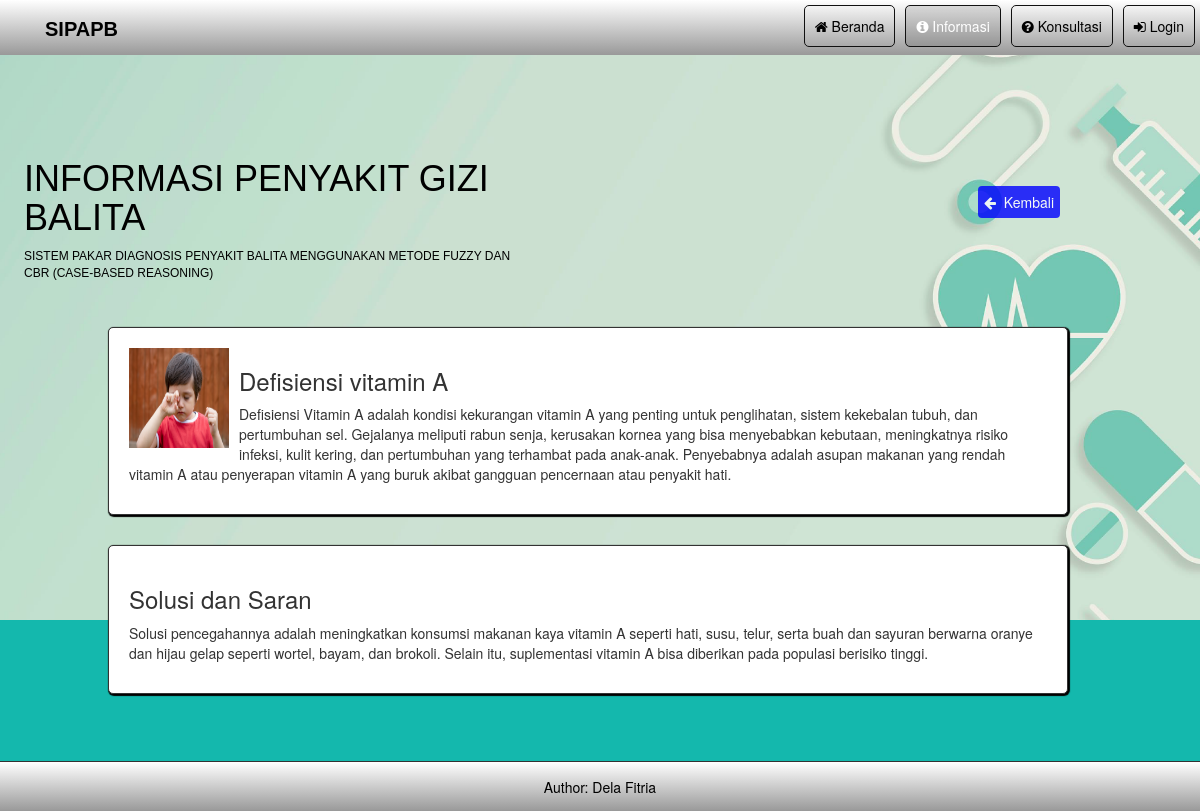
Page /informasipenyakit.php?id=1 on the committed database.
### tables this page shows
CREATE TABLE `penyakit` (
  `id_penyakit` int(11) NOT NULL,
  `gambar` varchar(100) NOT NULL,
  `nm_penyakit` varchar(50) NOT NULL,
  `keterangan` text DEFAULT NULL,
  `solusi` text DEFAULT NULL
);

### informasipenyakit.php (the view, shortened to what this page needs)
<html>
    <head>
        <link rel="stylesheet" href="css/style.css" />
        <link rel="stylesheet" href="https://cdnjs.cloudflare.com/ajax/libs/font-awesome/4.7.0/css/font-awesome.min.css" type='text/css'>
        <link rel="stylesheet" href="https://maxcdn.bootstrapcdn.com/bootstrap/3.3.7/css/bootstrap.min.css">
    </head>
    <body style="background-color: rgb(20,184,173);">
        <ul>
            <li><a href="login.php"> <i class="fa fa-sign-in" aria-hidden="true"></i> Login</a></li>
            <li><a href="konsultasi.php"> <i class="fa fa-question-circle" aria-hidden="true"></i> Konsultasi</a></li>
            <li><a  class="active" href="informasi.php"> <i class="fa fa-info-circle" aria-hidden="true"></i> Informasi</a></li>
            <li><a href="index.php"><i class="fa fa-home"></i> Beranda</a></li>
            <li style="float:left; border:none; "><b href="index.php" style="color:black;">SIPAPB</b></li>
        </ul>
        <a style="text-decoration:none" class="button-kembali" href="informasi.php"><i class="fa fa-arrow-left" aria-hidden="true"></i> &nbsp;Kembali</a>
        <div class="box-welcome">
            <h1>INFORMASI PENYAKIT GIZI BALITA</h1>
            <p style="font-size: 12px;">SISTEM PAKAR DIAGNOSIS PENYAKIT BALITA MENGGUNAKAN METODE FUZZY DAN CBR (CASE-BASED REASONING)</p>
        </div>
        <?php
        include "koneksi.php";
        $id = $_GET['id'];
        $sql = mysqli_query($conn, "select * from penyakit where id_penyakit = $id ");
        while($data = mysqli_fetch_array($sql)){
        echo"<div class='box-tabel-informasi'> ";
            echo " <img style='width:100px;height:100px; float:left; margin-right:10px' src= css/imagePenyakit/$data[gambar] alt=$data[gambar]>";
            echo"<h3>$data[nm_penyakit]</h3>";
            echo "<p>$data[keterangan]</p>";
        echo'</div>';
        echo"<div class='box-tabel-informasi'> ";
        echo"<h3>Solusi dan Saran</h3>";
        echo "<p>$data[solusi]</p>";
        echo'</div>';
        }
        ?>
    <div class="footer-2">
        <p>Author: Dela Fitria</p>
    </div>
    </body>
</html>

### css/style.css (style rules this page uses)
body { font-family: Arial, sans-serif; color: #333; background-color: violet; background-image: url(image/bgg.png); background-size: 100%; background-repeat: no-repeat; background-position-y: 46px; margin: 0; padding: 0; height: 100%; }
.box-welcome { position: relative; width: 550px; height: 180px; color:black; padding: 2%; text-align: left; font-family:"Allerta Stencil", Sans-serif; top:50px; margin-bottom: 50px; }
ul { list-style-type: none; overflow: hidden; background-image:linear-gradient(white, black 250%); border: #111; position: relative; margin: 0; }
li { float: right; margin: 5px; margin-bottom: 1px; border: #111 solid 0.5px; border-radius: 5px; }
li a { display: block; color: black; text-align: center; padding: 10px; text-decoration: none; }
li a.active { background-color: rgba(0, 0, 0, 0.116); color: white; }
li b { display: block; color: white; text-align: center; padding: 10px 0px; text-decoration: none; font-family: Tahoma, Verdana, sans-serif; font-size: 20px; }
.footer-2 { bottom: 0; width: 100%; height: 50px; background-image:linear-gradient(white, black 250%); color:black; text-align: center; border-top: #333 1px solid; position: relative; padding-top: 15px; margin-top: 100px; }
.box-tabel-informasi { top: 4%; left: 9%; width: 80%; position: relative; background-color:white; border: 1px solid; padding: 20px; padding-top: 20; margin-bottom: 30px; border-radius: 5px; box-shadow: 1px 1px 1px 1px black; }
.button-kembali { position: relative; top: 15%; right: 100px; float: right; background-color: blue; color: white; margin-right: 40px; text-align: center; padding: 6px; text-decoration: none; cursor: pointer; opacity: 0.8; border-radius: 4px; }

### rows in the picture
penyakit: gambar (picture), nm_penyakit "Defisiensi vitamin A", keterangan "Defisiensi Vitamin A adalah kondisi kekurangan vitamin A yang penting untuk penglihatan, sistem kekebalan tubuh, dan pertumbuhan sel. Gejalanya meliputi rabun senja, kerusakan kornea yang bisa menyebabkan kebutaan, meningkatnya risiko infeksi, kulit kering, dan pertumbuhan yang terhambat pada anak-anak. Penyebabnya adalah asupan makanan yang rendah vitamin A atau penyerapan vitamin A yang buruk akibat gangguan pencernaan atau penyakit hati.", solusi "Solusi pencegahannya adalah meningkatkan konsumsi makanan kaya vitamin A seperti hati, susu, telur, serta buah dan sayuran berwarna oranye dan hijau gelap seperti wortel, bayam, dan brokoli. Selain itu, suplementasi vitamin A bisa diberikan pada populasi berisiko tinggi."
